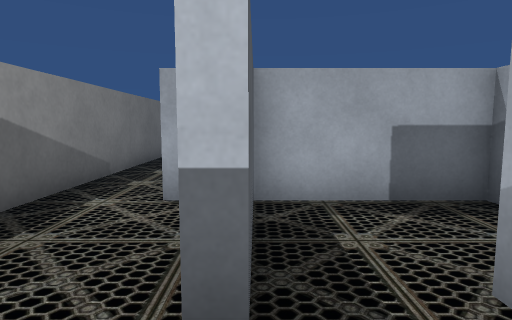
View 1 (above)

21 first-person views from a walk through a 3-D level made in the Unity game engine. The camera is 0.58 m above the floor, tilts 6° down and sees 75° across. The floor is counted in squares, 0.5 m on a side. Each view is taken from the middle of a square. On the plan, view 1 faces up. The plan holds only what a view shows up to about 13 squares ahead; the rest is blank. The place goes on beyond the plan. The player character is not drawn. Some surface patterns are stand-ins.

View 2
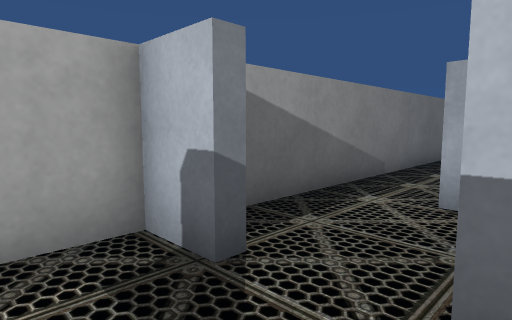

View 3
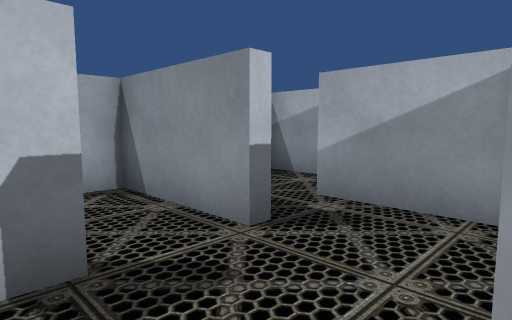

View 4
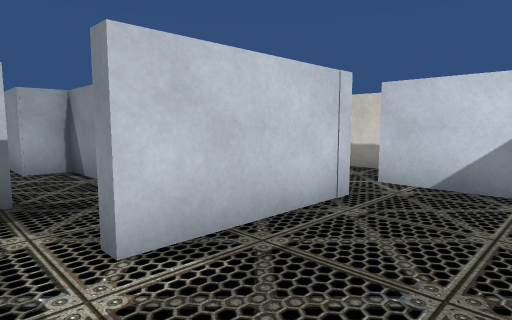

View 5
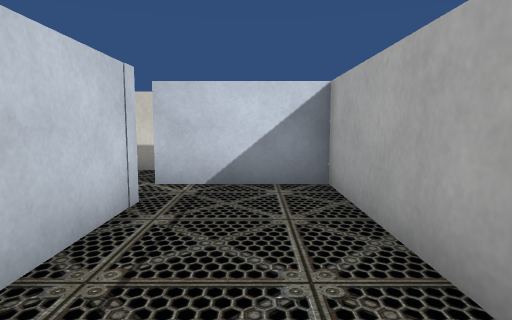

View 6
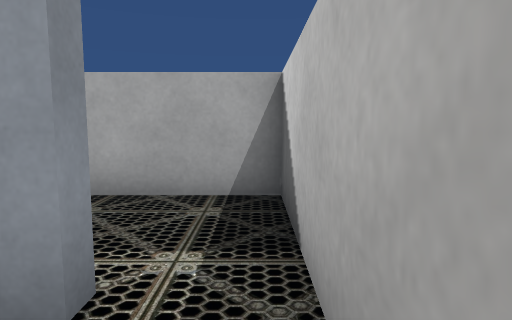

View 7
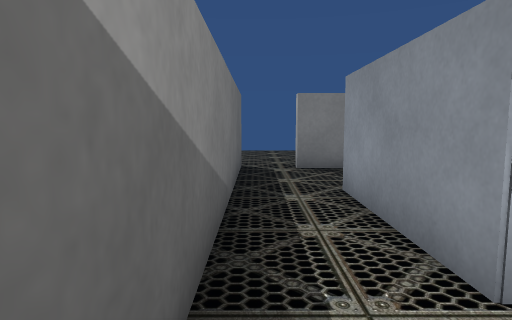

View 8
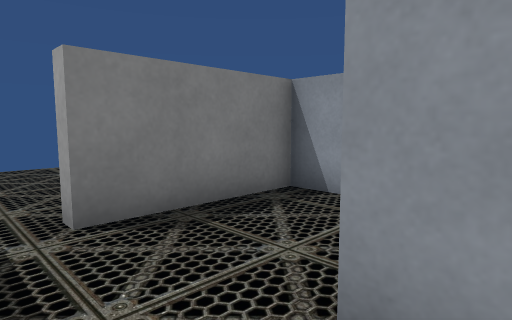

View 9
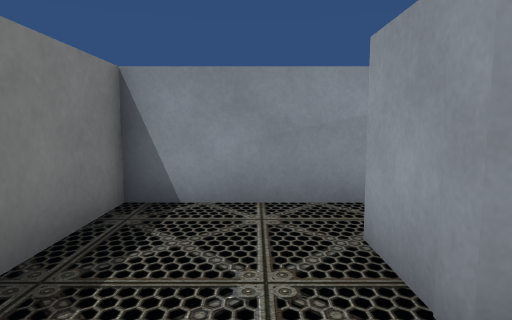

View 10
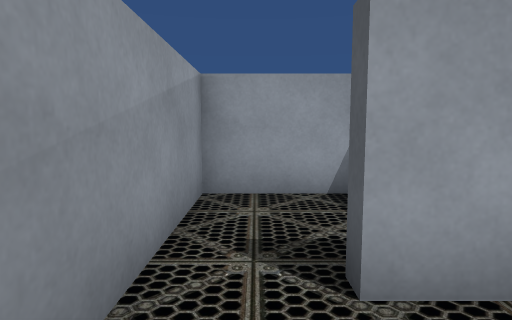

View 11
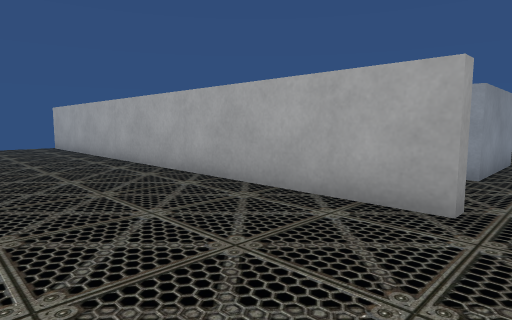

View 12
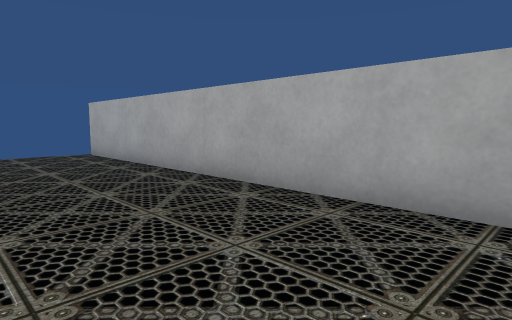

View 13
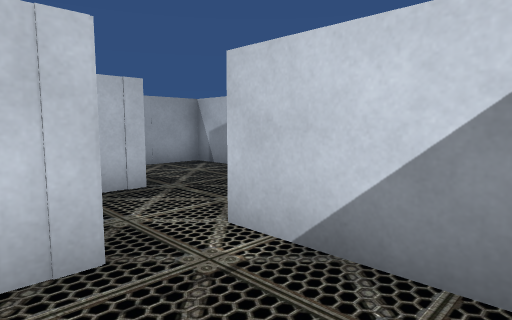

View 14
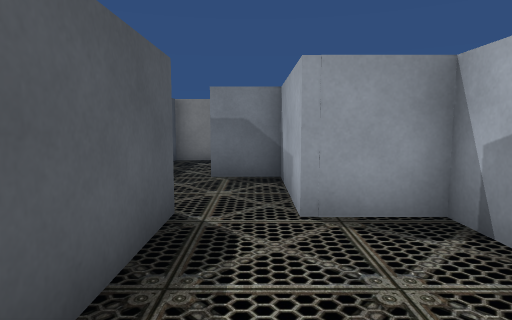

View 15
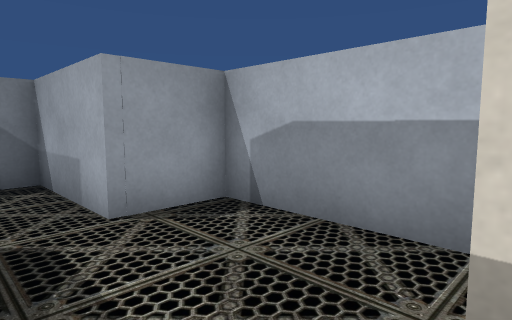

View 16
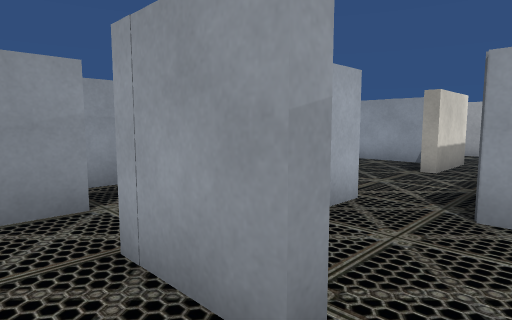

View 17
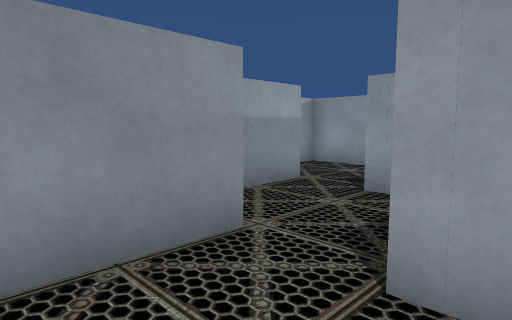

View 18
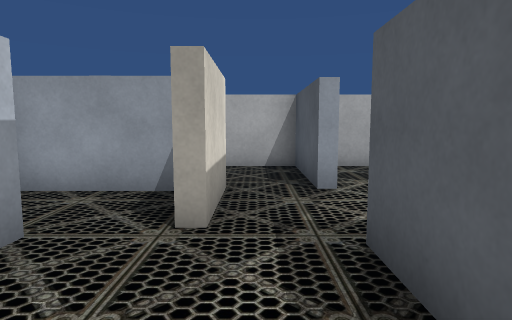

View 19
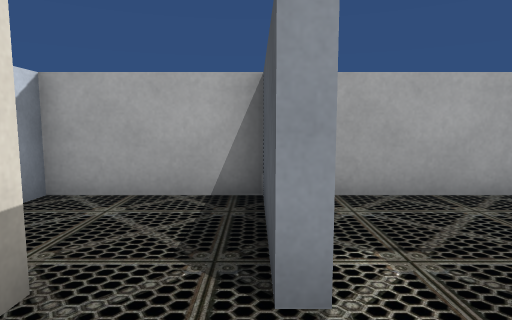

View 20
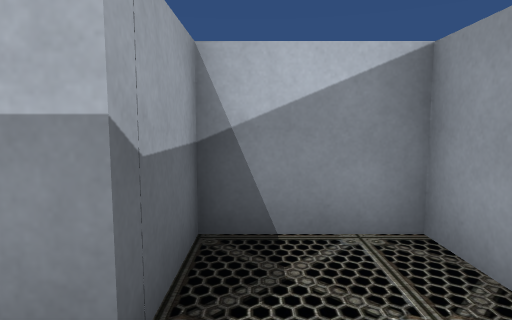

View 21
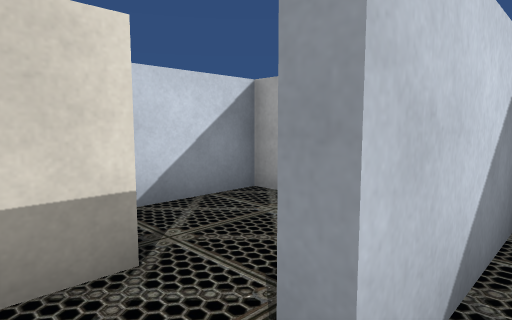

### Floor plan
Ten units are one square. View 1 is at (0, 0); x grows to the right and y downward. Boxes are objects, and circles mark ways between rooms. Rooms are numbered by the first view taken in them; rooms with no view inside come last. Other rooms are left out.
<svg viewBox="-39 -165 203 214">
<path fill="none" stroke="#000" d="M0 -17 -4 -17M16 4 16 -22M21 12 -19 12 -19 8M-34 5 -34 44 35 44 35 10M-22 -21 -22 -17 -34 -17 -34 5M-4 -17 -4 -51 -14 -51 -14 -88 3 -88M5 -120 -19 -120 -19 -124M-34 -125 -34 -31M-19 8 -15 8M3 -88 3 -85M-6 -54 19 -54 19 -120 5 -120M-19 -124 159 -124M64 8 95 8 95 -17 74 -17 74 -51 56 -51M56 12 56 -1M35 10 39 10M39 -54 39 -17 30 -17M36 -120 24 -120M40 -88 60 -88M77 -96 77 -108M39 10 39 44 74 44 74 20M77 -84 77 -96M72 -54 79 -54M95 -51 95 -80M35 -54 39 -54M56 -51 56 -84 40 -84 40 -88M35 -35 35 -51 -1 -51M0 -48 0 -17M95 -20 114 -20 114 -28"/>
<circle cx="0" cy="-5" r="3" fill="#2a7"/>
<circle cx="10" cy="-20" r="3" fill="#2a7"/>
<circle cx="-25" cy="10" r="3" fill="#2a7"/>
<circle cx="30" cy="20" r="3" fill="#2a7"/>
<circle cx="-5" cy="-105" r="3" fill="#2a7"/>
<circle cx="-25" cy="-120" r="3" fill="#2a7"/>
<circle cx="50" cy="10" r="3" fill="#2a7"/>
<circle cx="50" cy="-50" r="3" fill="#2a7"/>
<circle cx="70" cy="-90" r="3" fill="#2a7"/>
<circle cx="30" cy="-90" r="3" fill="#2a7"/>
<circle cx="90" cy="-50" r="3" fill="#2a7"/>
<text x="10" y="-10">1</text>
<text x="0" y="30">2</text>
<text x="-20" y="-60">3</text>
<text x="10" y="-80">4</text>
<text x="60" y="-160">5</text>
<text x="60" y="-10">6</text>
<text x="50" y="-110">7</text>
<text x="60" y="30">8</text>
<text x="80" y="-70">9</text>
<text x="40" y="-70">10</text>
<text x="20" y="-40">11</text>
<text x="90" y="-40">12</text>
</svg>
Room 1 opens to room 3. Room 1 opens to room 11. Room 2 opens to room 3. Room 2 opens to room 6. Room 3 opens to room 4. Room 3 opens to room 5. Room 6 opens to room 8. Room 6 opens to room 10. Room 7 opens to room 9. Room 7 opens to room 10. Room 9 opens to room 12.

Where each view was taken, in squares from view 1:
view 1: 0 up, 0 right, facing up
view 2: 0 up, 0 right, facing up-left
view 3: 1 down, 3 left, facing up-right
view 4: 4 down, 3 left, facing up-right
view 5: 3 down, 3 left, facing right
view 6: 1 up, 3 left, facing down
view 7: 3 up, 3 left, facing up
view 8: 8 up, 3 left, facing up-right
view 9: 10 up, 3 left, facing right
view 10: 11 up, 1 right, facing down
view 11: 17 up, 3 left, facing down-right
view 12: 17 up, 2 right, facing down-right
view 13: 4 down, 1 right, facing up-right
view 14: 1 up, 5 right, facing up
view 15: 1 up, 4 right, facing up-right
view 16: 10 up, 3 right, facing down-right
view 17: 11 up, 5 right, facing down-right
view 18: 5 up, 5 right, facing down
view 19: 1 up, 4 right, facing down
view 20: 1 up, 6 right, facing right
view 21: 0 up, 3 right, facing down-right
